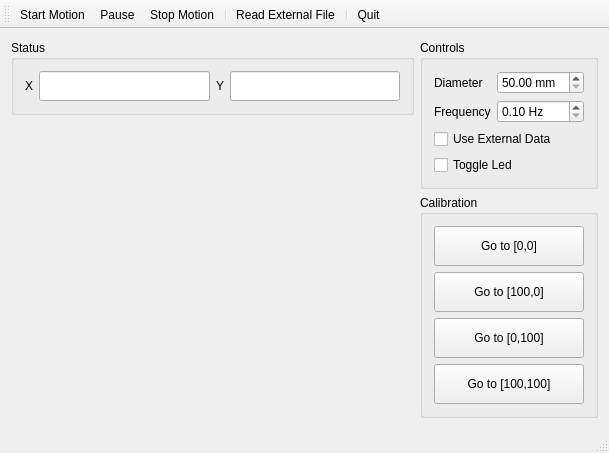
<?xml version="1.0" encoding="UTF-8"?>
<ui version="4.0">
 <class>MainWindow</class>
 <widget class="QMainWindow" name="MainWindow">
  <property name="geometry">
   <rect>
    <x>0</x>
    <y>0</y>
    <width>609</width>
    <height>453</height>
   </rect>
  </property>
  <property name="windowTitle">
   <string>MainWindow</string>
  </property>
  <widget class="QWidget" name="centralWidget">
   <layout class="QHBoxLayout" name="horizontalLayout_2">
    <item>
     <layout class="QVBoxLayout" name="verticalLayout_4">
      <item>
       <widget class="QGroupBox" name="groupBox_2">
        <property name="title">
         <string>Status</string>
        </property>
        <layout class="QHBoxLayout" name="horizontalLayout">
         <item>
          <widget class="QLabel" name="label">
           <property name="text">
            <string>X</string>
           </property>
          </widget>
         </item>
         <item>
          <widget class="QLineEdit" name="X">
           <property name="minimumSize">
            <size>
             <width>0</width>
             <height>30</height>
            </size>
           </property>
           <property name="alignment">
            <set>Qt::AlignCenter</set>
           </property>
           <property name="readOnly">
            <bool>true</bool>
           </property>
          </widget>
         </item>
         <item>
          <widget class="QLabel" name="label_2">
           <property name="text">
            <string>Y</string>
           </property>
          </widget>
         </item>
         <item>
          <widget class="QLineEdit" name="Y">
           <property name="minimumSize">
            <size>
             <width>0</width>
             <height>30</height>
            </size>
           </property>
           <property name="alignment">
            <set>Qt::AlignCenter</set>
           </property>
           <property name="readOnly">
            <bool>true</bool>
           </property>
          </widget>
         </item>
        </layout>
       </widget>
      </item>
      <item>
       <spacer name="verticalSpacer_2">
        <property name="orientation">
         <enum>Qt::Vertical</enum>
        </property>
        <property name="sizeHint" stdset="0">
         <size>
          <width>20</width>
          <height>40</height>
         </size>
        </property>
       </spacer>
      </item>
     </layout>
    </item>
    <item>
     <layout class="QVBoxLayout" name="verticalLayout_3">
      <item>
       <widget class="QGroupBox" name="groupBox_3">
        <property name="title">
         <string>Controls</string>
        </property>
        <layout class="QVBoxLayout" name="verticalLayout_2">
         <item>
          <layout class="QFormLayout" name="formLayout">
           <item row="0" column="0">
            <widget class="QLabel" name="label_4">
             <property name="text">
              <string>Diameter</string>
             </property>
            </widget>
           </item>
           <item row="0" column="1">
            <widget class="QDoubleSpinBox" name="Diameter">
             <property name="suffix">
              <string> mm</string>
             </property>
             <property name="minimum">
              <double>50.000000000000000</double>
             </property>
             <property name="maximum">
              <double>200.000000000000000</double>
             </property>
            </widget>
           </item>
           <item row="1" column="0">
            <widget class="QLabel" name="label_5">
             <property name="text">
              <string>Frequency</string>
             </property>
            </widget>
           </item>
           <item row="1" column="1">
            <widget class="QDoubleSpinBox" name="Frequency">
             <property name="suffix">
              <string> Hz</string>
             </property>
             <property name="minimum">
              <double>0.100000000000000</double>
             </property>
             <property name="maximum">
              <double>2.000000000000000</double>
             </property>
             <property name="singleStep">
              <double>0.100000000000000</double>
             </property>
             <property name="value">
              <double>0.100000000000000</double>
             </property>
            </widget>
           </item>
          </layout>
         </item>
         <item>
          <widget class="QCheckBox" name="UseExternalData">
           <property name="text">
            <string>Use External Data</string>
           </property>
          </widget>
         </item>
         <item>
          <widget class="QCheckBox" name="ToggleLed">
           <property name="text">
            <string>Toggle Led</string>
           </property>
          </widget>
         </item>
        </layout>
       </widget>
      </item>
      <item>
       <widget class="QGroupBox" name="groupBox">
        <property name="title">
         <string>Calibration</string>
        </property>
        <layout class="QVBoxLayout" name="verticalLayout">
         <item>
          <widget class="QPushButton" name="goto_0_0">
           <property name="minimumSize">
            <size>
             <width>0</width>
             <height>40</height>
            </size>
           </property>
           <property name="text">
            <string>Go to [0,0]</string>
           </property>
          </widget>
         </item>
         <item>
          <widget class="QPushButton" name="goto_100_0">
           <property name="minimumSize">
            <size>
             <width>0</width>
             <height>40</height>
            </size>
           </property>
           <property name="text">
            <string>Go to [100,0]</string>
           </property>
          </widget>
         </item>
         <item>
          <widget class="QPushButton" name="goto_0_100">
           <property name="minimumSize">
            <size>
             <width>0</width>
             <height>40</height>
            </size>
           </property>
           <property name="text">
            <string>Go to [0,100]</string>
           </property>
          </widget>
         </item>
         <item>
          <widget class="QPushButton" name="goto_100_100">
           <property name="minimumSize">
            <size>
             <width>0</width>
             <height>40</height>
            </size>
           </property>
           <property name="text">
            <string>Go to [100,100]</string>
           </property>
          </widget>
         </item>
        </layout>
       </widget>
      </item>
      <item>
       <spacer name="verticalSpacer">
        <property name="orientation">
         <enum>Qt::Vertical</enum>
        </property>
        <property name="sizeHint" stdset="0">
         <size>
          <width>20</width>
          <height>40</height>
         </size>
        </property>
       </spacer>
      </item>
     </layout>
    </item>
   </layout>
  </widget>
  <widget class="QStatusBar" name="statusBar"/>
  <widget class="QToolBar" name="toolBar">
   <property name="windowTitle">
    <string>toolBar</string>
   </property>
   <attribute name="toolBarArea">
    <enum>TopToolBarArea</enum>
   </attribute>
   <attribute name="toolBarBreak">
    <bool>false</bool>
   </attribute>
   <addaction name="actionStart_Motion"/>
   <addaction name="actionPause"/>
   <addaction name="actionStop_Motion"/>
   <addaction name="separator"/>
   <addaction name="actionRead_External_File"/>
   <addaction name="separator"/>
   <addaction name="actionQuit"/>
  </widget>
  <action name="actionStart_Motion">
   <property name="text">
    <string>Start Motion</string>
   </property>
  </action>
  <action name="actionStop_Motion">
   <property name="text">
    <string>Stop Motion</string>
   </property>
  </action>
  <action name="actionRead_External_File">
   <property name="text">
    <string>Read External File</string>
   </property>
  </action>
  <action name="actionQuit">
   <property name="text">
    <string>Quit</string>
   </property>
  </action>
  <action name="actionPause">
   <property name="checkable">
    <bool>true</bool>
   </property>
   <property name="text">
    <string>Pause</string>
   </property>
  </action>
 </widget>
 <layoutdefault spacing="6" margin="11"/>
 <resources/>
 <connections>
  <connection>
   <sender>goto_0_0</sender>
   <signal>clicked()</signal>
   <receiver>MainWindow</receiver>
   <slot>On_Goto_0_0()</slot>
   <hints>
    <hint type="sourcelabel">
     <x>496</x>
     <y>195</y>
    </hint>
    <hint type="destinationlabel">
     <x>138</x>
     <y>292</y>
    </hint>
   </hints>
  </connection>
  <connection>
   <sender>goto_100_0</sender>
   <signal>clicked()</signal>
   <receiver>MainWindow</receiver>
   <slot>On_Goto_100_0()</slot>
   <hints>
    <hint type="sourcelabel">
     <x>557</x>
     <y>240</y>
    </hint>
    <hint type="destinationlabel">
     <x>145</x>
     <y>332</y>
    </hint>
   </hints>
  </connection>
  <connection>
   <sender>goto_0_100</sender>
   <signal>clicked()</signal>
   <receiver>MainWindow</receiver>
   <slot>On_Goto_0_100()</slot>
   <hints>
    <hint type="sourcelabel">
     <x>501</x>
     <y>271</y>
    </hint>
    <hint type="destinationlabel">
     <x>225</x>
     <y>358</y>
    </hint>
   </hints>
  </connection>
  <connection>
   <sender>goto_100_100</sender>
   <signal>clicked()</signal>
   <receiver>MainWindow</receiver>
   <slot>On_Goto_100_100()</slot>
   <hints>
    <hint type="sourcelabel">
     <x>521</x>
     <y>316</y>
    </hint>
    <hint type="destinationlabel">
     <x>215</x>
     <y>255</y>
    </hint>
   </hints>
  </connection>
  <connection>
   <sender>actionStart_Motion</sender>
   <signal>triggered()</signal>
   <receiver>MainWindow</receiver>
   <slot>On_Start_Motion()</slot>
   <hints>
    <hint type="sourcelabel">
     <x>-1</x>
     <y>-1</y>
    </hint>
    <hint type="destinationlabel">
     <x>304</x>
     <y>197</y>
    </hint>
   </hints>
  </connection>
  <connection>
   <sender>actionStop_Motion</sender>
   <signal>triggered()</signal>
   <receiver>MainWindow</receiver>
   <slot>On_Stop_Motion()</slot>
   <hints>
    <hint type="sourcelabel">
     <x>-1</x>
     <y>-1</y>
    </hint>
    <hint type="destinationlabel">
     <x>304</x>
     <y>197</y>
    </hint>
   </hints>
  </connection>
  <connection>
   <sender>actionRead_External_File</sender>
   <signal>triggered()</signal>
   <receiver>MainWindow</receiver>
   <slot>On_Read_External_File()</slot>
   <hints>
    <hint type="sourcelabel">
     <x>-1</x>
     <y>-1</y>
    </hint>
    <hint type="destinationlabel">
     <x>304</x>
     <y>197</y>
    </hint>
   </hints>
  </connection>
  <connection>
   <sender>actionQuit</sender>
   <signal>triggered()</signal>
   <receiver>MainWindow</receiver>
   <slot>On_Quit()</slot>
   <hints>
    <hint type="sourcelabel">
     <x>-1</x>
     <y>-1</y>
    </hint>
    <hint type="destinationlabel">
     <x>304</x>
     <y>197</y>
    </hint>
   </hints>
  </connection>
  <connection>
   <sender>actionPause</sender>
   <signal>triggered()</signal>
   <receiver>MainWindow</receiver>
   <slot>On_Pause_Motion()</slot>
   <hints>
    <hint type="sourcelabel">
     <x>-1</x>
     <y>-1</y>
    </hint>
    <hint type="destinationlabel">
     <x>304</x>
     <y>226</y>
    </hint>
   </hints>
  </connection>
 </connections>
 <slots>
  <slot>On_Goto_0_0()</slot>
  <slot>On_Goto_100_0()</slot>
  <slot>On_Goto_0_100()</slot>
  <slot>On_Goto_100_100()</slot>
  <slot>On_Start_Motion()</slot>
  <slot>On_Stop_Motion()</slot>
  <slot>On_Read_External_File()</slot>
  <slot>On_Quit()</slot>
  <slot>On_Pause_Motion()</slot>
 </slots>
</ui>
